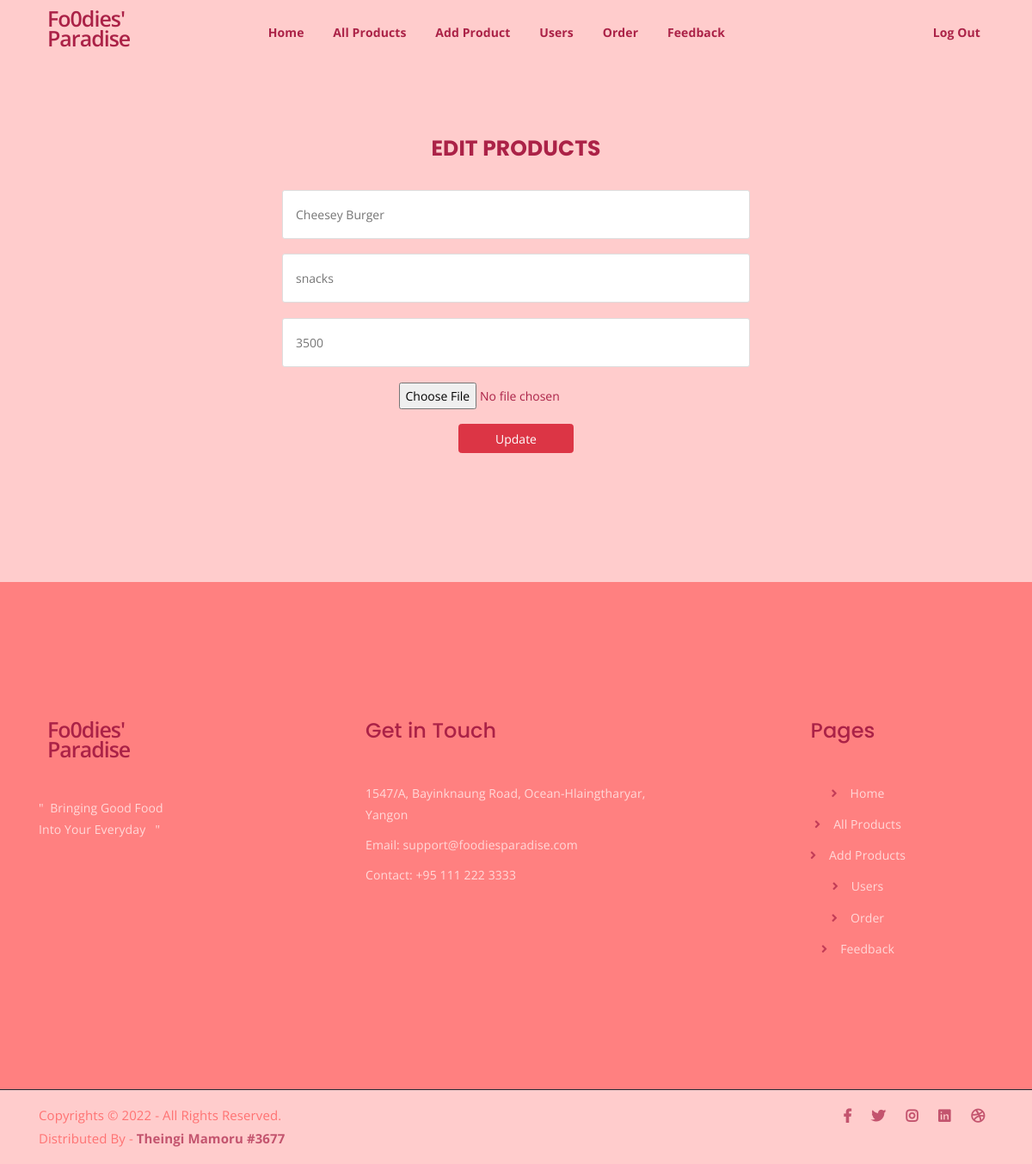
Screenshot of /admin/edit_product.php?edit=1 (signed in) with the database file from the repository.
### tables this page shows
CREATE TABLE IF NOT EXISTS `product` (
  `product_id` int(11) NOT NULL AUTO_INCREMENT,
  `product_img` varchar(50) NOT NULL,
  `product_name` varchar(50) NOT NULL,
  `product_price` float NOT NULL,
  `product_category` varchar(20) NOT NULL,
  PRIMARY KEY (`product_id`)
);

### admin/edit_product.php (the view, shortened to what this page needs)
<?php
	include('connection.php');
	include("header.php");
?>
	<?php
		if(isset($_GET['edit'])){
			$pro_id = $_GET['edit'];
			$query = mysqli_query($con, "SELECT * FROM product WHERE product_id=$pro_id");
			$arr_query = mysqli_fetch_array($query);
		}
	?>
	<div class="contact-from-section mt-150 mb-150">
		<div class="container">
			<div class="row">
				<div class="col-lg-12 mb-5 mb-lg-0">
					<div class="form-title" align="center">
						<h2>EDIT PRODUCTS</h2>
					</div>
					<div class="contact-form">
						<form method="POST" id="fruitkha-contact" onSubmit="return valid_datas( this );" align="center" enctype="multipart/form-data">
							<p>
								<input type="text" placeholder="<?php echo $arr_query['product_name']; ?>" name="product_name" id="name">
							</p>
							<p>
								<input type="text" placeholder="<?php echo $arr_query['product_category']; ?>" name="product_category" id="category">
							</p>
                            <p>
								<input type="text" placeholder="<?php echo $arr_query['product_price']; ?>" name="product_price" id="price">
							</p>
                            <p>
                                <input type="file" name="product_img">
							</p>
							<button type="submit" value="update"  name="update" class="btn btn-danger px-5" >Update</button>
						</form>
					</div>
				</div>
			</div>
		</div>
	</div>
<?php
	include("footer.php");
?>

### admin/assets/css/main.css (style rules this page uses)
html { font-size: 14px; font-weight: 400; line-height: 28px; height: 100%; }
body { font-family: "Open Sans", sans-serif; font-weight: 400; font-size: 1rem; letter-spacing: 0.1px; line-height: 1.8; color: #ab2247; overflow-x: hidden; }
h1, .h1, h2, .h2, h3, .h3, h4, .h4, h5, .h5, h6, .h6 { font-family: "Poppins", sans-serif; font-weight: 700; margin: 0 0 1.25rem 0; color: #ab2247; }
h1:last-child, .h1:last-child, h2:last-child, .h2:last-child, h3:last-child, .h3:last-child, h4:last-child, .h4:last-child, h5:last-child, .h5:last-child, h6:last-child, .h6:last-child { margin: 0; }
h2, .h2 { font-size: 3rem; font-weight: 700; line-height: 3.25rem; }
p { font-family: "Open Sans", sans-serif; font-weight: 400; font-size: 1rem; letter-spacing: 0.1px; line-height: 1.8; color: #ab2247; margin: 0 0 1.25rem 0; }
.mt-150 { margin-top: 150px; }
.mb-150 { margin-bottom: 150px; }
html, body { height: 100%; background-color: #ffcccc !important; }
.form-title { margin-bottom: 25px; }
.form-title h2 { font-size: 25px; }
.contact-form form p input[type="text"], .contact-form form p input[type="tel"], .contact-form form p input[type="email"] { width: 49%; padding: 15px; border: 1px solid #ddd; border-radius: 3px; }

### rows the page displays
product: product_name "Cheesey Burger", product_category "snacks", product_price "3500"
